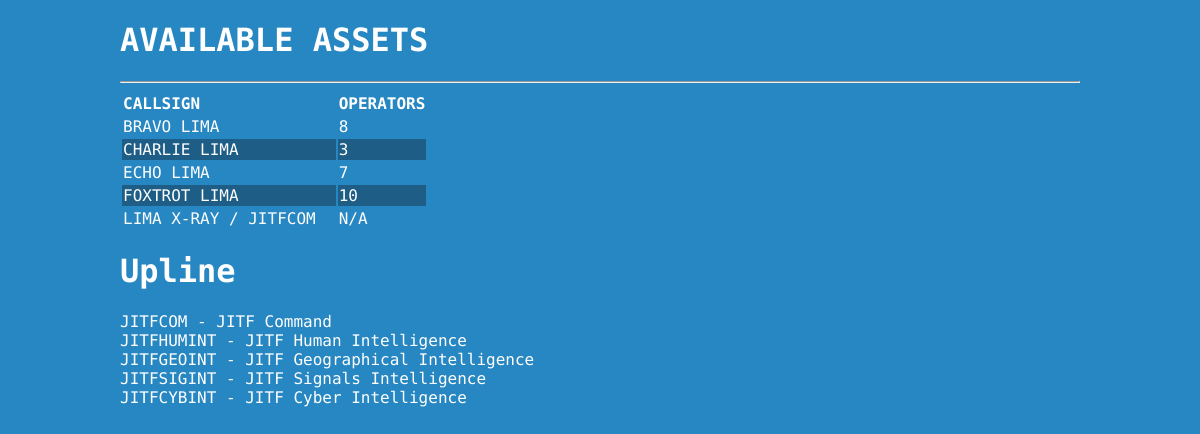
Screenshot of /App/artemis/assets/templates/roster.php with the database file from the repository.
### tables this page shows
CREATE TABLE IF NOT EXISTS `users` (
  `id` int(11) NOT NULL AUTO_INCREMENT,
  `auth` varchar(255) NOT NULL,
  `name` varchar(255) NOT NULL,
  `admin` tinyint(4) NOT NULL DEFAULT '0',
  `max_operators` int(11) NOT NULL,
  `notes` text NOT NULL,
  `visible` tinyint(4) NOT NULL DEFAULT '1',
  `faction` varchar(255) NOT NULL,
  PRIMARY KEY (`id`),
  UNIQUE KEY `auth` (`auth`)
);

### App/artemis/assets/templates/roster.php (the view)
<?php require_once 'assets/templates/header.php'; ?>
<div id="main" role="main">
<h1>AVAILABLE ASSETS</h1>
<hr>
<?php
$sql = "SELECT * FROM users WHERE visible=1";
$res = mysql_query($sql);
?>
<table>
<thead>
<th>CALLSIGN</th>
<th>OPERATORS</th>
</thead>
<?php
$x=0;
while($row=mysql_fetch_assoc($res)) {
?>
<tr <?=($x % 2) ? "class='odd'":"";?>>
	<td><?=$row["name"];?></td>
	<td><?= $row["id"] == 13 ? 'N/A' : $row["max_operators"];?></td>
</tr>
<?php
$x++;
}
?>
</table>
<h1>Upline</h1>
JITFCOM - JITF Command<br>
JITFHUMINT - JITF Human Intelligence<br>
JITFGEOINT - JITF Geographical Intelligence<br>
JITFSIGINT - JITF Signals Intelligence<br>
JITFCYBINT - JITF Cyber Intelligence<br>
</div>
<?php require_once 'assets/templates/footer.php'; ?>

### App/artemis/assets/templates/header.php (shortened to what this page needs)
?><!DOCTYPE html>
<html>
<head>
    <link rel="stylesheet" href="//cdnjs.cloudflare.com/ajax/libs/normalize/2.1.3/normalize.min.css">
    <link rel="stylesheet" href="assets/css/style.css">
</head>
<body>
<?php require_once 'assets/templates/footer.php'; ?>

### App/artemis/assets/templates/footer.php
</body>
</html>

### App/artemis/assets/css/style.css (style rules this page uses)
html, body { height: 100%; min-height: 100%; }
body { background-color:#2787c2; background-image:url('../img/gradient.png') repeat-x; background-size: cover; font-family: "Share Tech Mono", Arial, sans-serif; }
#main { width: 960px; margin: 0 auto; }
h1,h2,h3,h4,h5,h6,input { font-family: "Share Tech Mono", Arial, Helvetica; }
td { padding-right:20px; }
th { text-align:left; }
h1,h2,h3,h4,h5,h6,body { color:white; }
.odd { background-color: #1e5e86; }

### rows the page displays
users: name "BRAVO LIMA", max_operators "8"
users: name "CHARLIE LIMA", max_operators "3"
users: name "ECHO LIMA", max_operators "7"
users: name "FOXTROT LIMA", max_operators "10"
users: name "LIMA X-RAY / JITFCOM", shows "N/A"
